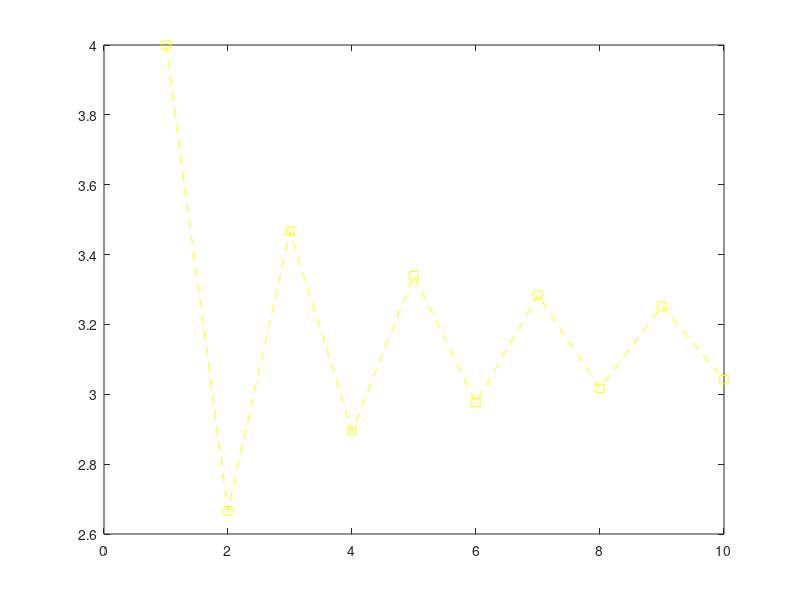

This figure's MATLAB source: (Note: this script raises an error after producing the figure.)

format long

soma = 0;
x=1;
for i =1:10
	n = (x)^(2*i - 1);
	m= (2*i - 1);
	soma= soma + (-1)^(i-1)*n/m;
	p(i) =4*soma;
end 

format long;
soma1 = 0;
soma2 = 0; 
x1=1/5;
x2=1/239;
for i =1:10
	n1 = (x1)^(2*i - 1);
	n2 = (x2)^(2*i - 1);
	m= (2*i - 1);
	soma1= soma1 + (-1)^(i-1)*n1/m;
	soma2= soma2 + (-1)^(i-1)*n2/m;
	p1(i) =4*( 4* soma1 - soma2) ;
end 
 
soma1 = 0;
soma2 = 0; 
x1=1/2;
x2=1/3;
for i =1:10
	n1 = (x1)^(2*i - 1);
	n2 = (x2)^(2*i - 1);
	m= (2*i - 1);
	soma1= soma1 + (-1)^(i-1)*n1/m;
	soma2= soma2 + (-1)^(i-1)*n2/m;
	p2(i) = 4* (soma1 + soma2);
end

soma1 = 0;
soma2 = 0; 
x1=1/3;
x2=1/7;
for i =1:10
	n1 = (x1)^(2*i - 1);
	n2 = (x2)^(2*i - 1);
	m= (2*i - 1);
	soma1= soma1 + (-1)^(i-1)*n1/m;
	soma2= soma2 + (-1)^(i-1)*n2/m;
	p3(i) = 4* (2*soma1 + soma2);
end

soma1 = 0;
soma2 = 0; 
soma3 = 0; 
x1=1/2;
x2=1/5;
x3=1/8;
for i =1:10
	n1 = (x1)^(2*i - 1);
	n2 = (x2)^(2*i - 1);
	n3 = (x3)^(2*i - 1);
	m= (2*i - 1);
	soma1= soma1 + (-1)^(i-1)*n1/m;
	soma2= soma2 + (-1)^(i-1)*n2/m;
	soma3= soma3 + (-1)^(i-1)*n3/m;
	p4(i) = 4* (soma1 + soma2 + soma3);
end

function saida = arctan (n, x)
	soma = 0;
	for i =1:n
		n1 = (x)^(2*i - 1);
		m= (2*i - 1);
		soma= soma + (-1)^(i-1)*n1/m;
	end
endfunction

x= 1:10;
figure;
plot(x,p,'--ys');
hold on;
plot(x,p1,'--ls');
hold on;
plot(x,p2,'--bs');
hold on;
plot(x,p3,'--rs');
hold on;
plot(x,p4,'--gs');
hold 


legend("Aproximacao 1", "Aproximacao 2", "Aproximacao 3","Aproximacao 4", "Aproximacao 5");
title("Aproximacao de pi ");
xlabel("Numero de Iteracoes");




